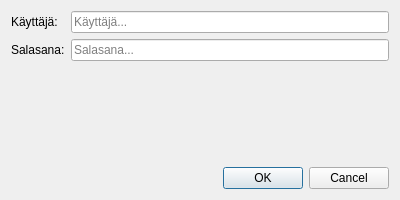
<?xml version="1.0" encoding="UTF-8"?>
<ui version="4.0">
 <class>DbAskCredentialsDialogBase</class>
 <widget class="QDialog" name="DbAskCredentialsDialogBase">
  <property name="geometry">
   <rect>
    <x>0</x>
    <y>0</y>
    <width>400</width>
    <height>200</height>
   </rect>
  </property>
  <property name="windowTitle">
   <string>Käyttäjän autentikaatio</string>
  </property>
  <layout class="QVBoxLayout" name="verticalLayout">
   <item>
    <layout class="QFormLayout" name="formLayout">
     <item row="0" column="0">
      <widget class="QLabel" name="label_username">
       <property name="text">
        <string>Käyttäjä:</string>
       </property>
      </widget>
     </item>
     <item row="0" column="1">
      <widget class="QLineEdit" name="userLineEdit">
       <property name="placeholderText">
        <string>Käyttäjä...</string>
       </property>
      </widget>
     </item>
     <item row="1" column="0">
      <widget class="QLabel" name="label_password">
       <property name="text">
        <string>Salasana:</string>
       </property>
      </widget>
     </item>
     <item row="1" column="1">
      <widget class="QLineEdit" name="pwdLineEdit">
       <property name="placeholderText">
        <string>Salasana...</string>
       </property>
       <property name="echoMode">
        <enum>QLineEdit::Password</enum>
       </property>
      </widget>
     </item>
    </layout>
   </item>
   <item>
    <widget class="QDialogButtonBox" name="buttonBox">
     <property name="orientation">
      <enum>Qt::Horizontal</enum>
     </property>
     <property name="standardButtons">
      <set>QDialogButtonBox::Cancel|QDialogButtonBox::Ok</set>
     </property>
    </widget>
   </item>
  </layout>
 </widget>
 <resources/>
 <connections/>
</ui>
